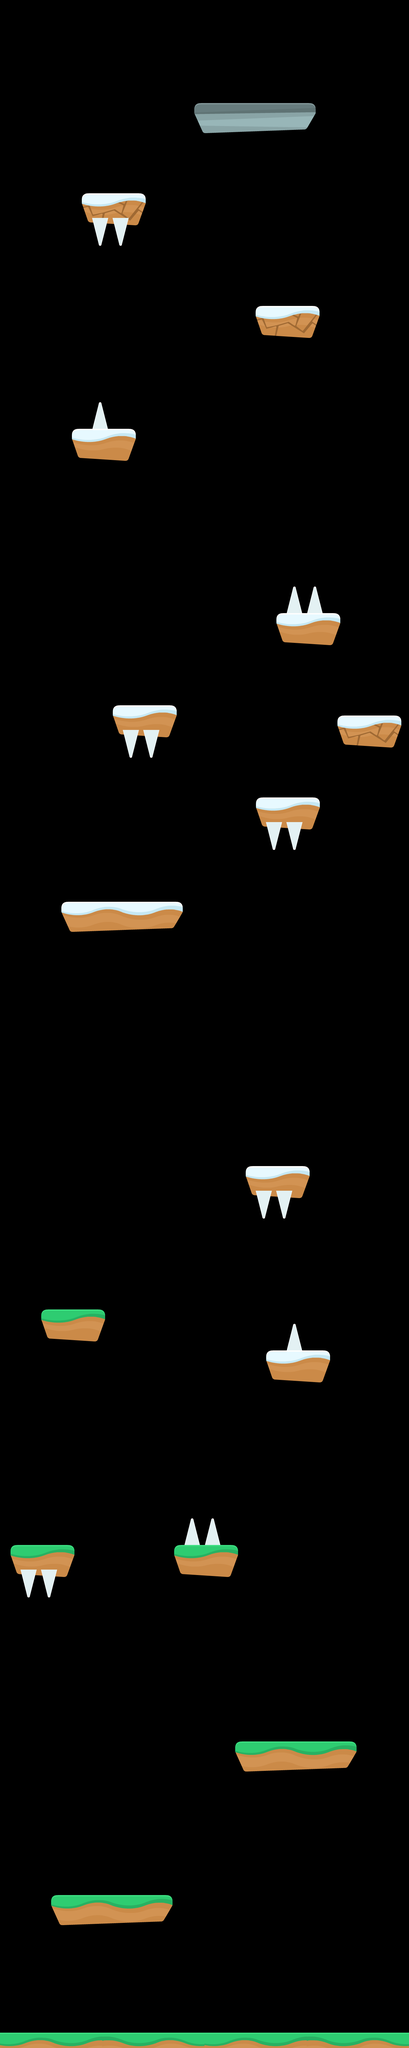

Rendered tile map (Tiled .tmx) drawn with the repository's tilesets; below, a short description and the map source with its tile grids summarised:
An orthogonal 40x200 tile map with 32x32 px tiles, 1 tile layer (Tile Layer 1) and 42 objects (Platform 1, Platform 2, Platform 3, Platform 4, Platform 5, ...).

<map version="1.0" tiledversion="1.1.2" orientation="orthogonal" renderorder="right-down" width="40" height="200" tilewidth="32" tileheight="32" infinite="0" nextobjectid="78">
 <tileset firstgid="1" source="Jumper.tsx" />
 <objectgroup name="Platform Layer">
  <object id="23" name="Platform 1" x="189.5" y="6013.5">
   <polygon points="0,0 -29,-55.5 -29.5,-84 -21,-89.5 343,-88 349.5,-80 350,-61.5 321,-10" />
  </object>
  <object id="11" name="Platform 2" x="767" y="5538.17">
   <polygon points="0,0 -30.5,-59.5 -31.5,-83.5 -13,-96.5 336,-94 349,-81 349,-64 319,-12.5" />
  </object>
  <object id="12" name="Platform 3" x="564.667" y="4916">
   <polygon points="0,0 -20,-56 -19.3333,-78 -8,-89.3333 168.667,-89.3333 182,-72 182,-54 155.333,11.3333" />
  </object>
  <object id="29" name="Platform 4" x="49.5152" y="4919.03">
   <polygon points="0,0 -20,-56 -19.3333,-78 -8,-89.3333 168.667,-89.3333 182,-72 182,-54 155.333,11.3333" />
  </object>
  <object id="46" name="Platform 5" x="852.485" y="4308.67">
   <polygon points="0,0 -20,-56 -19.3333,-78 -8,-89.3333 168.667,-89.3333 182,-72 182,-54 155.333,11.3333" />
  </object>
  <object id="13" name="Platform 6" x="146.485" y="4182.67">
   <polygon points="0,0 -20,-56 -19.3333,-78 -8,-89.3333 168.667,-89.3333 182,-72 182,-54 155.333,11.3333" />
  </object>
  <object id="14" name="Platform 7" x="785.879" y="3731.15">
   <polygon points="0,0 -20,-56 -19.3333,-78 -8,-89.3333 168.667,-89.3333 182,-72 182,-54 155.333,11.3333" />
  </object>
  <object id="15" name="Platform 8" x="221.303" y="2909.44">
   <polygon points="0,0 -30.5,-59.5 -31.5,-83.5 -13,-96.5 336,-94 349,-81 349,-64 319,-12.5" />
  </object>
  <object id="47" name="Platform 9" x="819.818" y="2580.91">
   <polygon points="0,0 -20,-56 -19.3333,-78 -8,-89.3333 168.667,-89.3333 182,-72 182,-54 155.333,11.3333" />
  </object>
  <object id="48" name="Platform 10" x="1071.82" y="2320.91">
   <polygon points="0,0 -20,-56 -19.3333,-78 -8,-89.3333 168.667,-89.3333 182,-72 182,-54 155.333,11.3333" />
  </object>
  <object id="49" name="Platform 11" x="369.818" y="2292.91">
   <polygon points="0,0 -20,-56 -19.3333,-78 -8,-89.3333 168.667,-89.3333 182,-72 182,-54 155.333,11.3333" />
  </object>
  <object id="16" name="Platform 12" x="879.818" y="2006.91">
   <polygon points="0,0 -20,-56 -19.3333,-78 -8,-89.3333 168.667,-89.3333 182,-72 182,-54 155.333,11.3333" />
  </object>
  <object id="17" name="Platform 13" x="243.894" y="1427.62">
   <polygon points="0,0 -20,-56 -19.3333,-78 -8,-89.3333 168.667,-89.3333 182,-72 182,-54 155.333,11.3333" />
  </object>
  <object id="50" name="Platform 14" x="817.894" y="1043.62">
   <polygon points="0,0 -20,-56 -19.3333,-78 -8,-89.3333 168.667,-89.3333 182,-72 182,-54 155.333,11.3333" />
  </object>
  <object id="51" name="Platform 15" x="275.894" y="691.621">
   <polygon points="0,0 -20,-56 -19.3333,-78 -8,-89.3333 168.667,-89.3333 182,-72 182,-54 155.333,11.3333" />
  </object>
  <object id="18" name="Goal" x="637.455" y="417.621">
   <polygon points="0,0 -30.5,-59.5 -28.8333,-79.5 349,-81 349,-64 319,-12.5" />
  </object>
  <object id="19" name="GoalTop" x="607" y="321.5" width="379.5" height="13" />
  <object id="28" name="Ground" x="-1.33333" y="6350.67">
   <polygon points="0,0 1281.33,-2.66667 1281.33,48 0,48" />
  </object>
 </objectgroup>
 <objectgroup name="Collectible Layer">
  <object id="54" name="Bronze Coin 1" x="411" y="5619" width="84" height="85">
   <ellipse />
  </object>
  <object id="55" name="Bronze Coin 2" x="871" y="5115" width="84" height="85">
   <ellipse />
  </object>
  <object id="56" name="Silver Coin 1" x="87" y="4661.67" width="84" height="85">
   <ellipse />
  </object>
  <object id="57" name="Gold Coin 1" x="995" y="4121.67" width="84" height="85">
   <ellipse />
  </object>
  <object id="58" name="Silver coin 2" x="266.152" y="3332.09" width="84" height="85">
   <ellipse />
  </object>
  <object id="59" name="Gold Coin 2" x="401.848" y="2400.52" width="84" height="85">
   <ellipse />
  </object>
  <object id="60" name="Silver Coin 3" x="740.152" y="1818.21" width="84" height="85">
   <ellipse />
  </object>
  <object id="61" name="Silver Coin 4" x="300.758" y="800.03" width="84" height="85">
   <ellipse />
  </object>
 </objectgroup>
 <objectgroup name="Spike Layer">
  <object id="30" name="Spike1" x="64" y="4905.33">
   <polygon points="0,0 50.6667,-0.666667 25.3333,89.3333" />
  </object>
  <object id="31" name="Spike 2" x="128.667" y="4906.67">
   <polygon points="0,0 50.6667,-1.33333 24.6667,88" />
  </object>
  <object id="32" name="Spike 3" x="576" y="4826">
   <polygon points="0,0 24,-84 50,0" />
  </object>
  <object id="33" name="Spike 4" x="639" y="4827">
   <polygon points="0,0 25,-86 51,-1" />
  </object>
  <object id="34" name="Spike 5" x="898" y="4218">
   <polygon points="0,0 50,0 22,-92" />
  </object>
  <object id="35" name="Spike 6" x="800" y="3720">
   <polygon points="0,0 48,-2 24,88" />
  </object>
  <object id="36" name="Spike 7" x="862" y="3726">
   <polygon points="0,0 52,-2 24,84" />
  </object>
  <object id="37" name="Spike 8" x="830" y="2568">
   <polygon points="0,0 54,0 24,94" />
  </object>
  <object id="38" name="Spike 9" x="896" y="2568">
   <polygon points="0,0 50,2 24,92" />
  </object>
  <object id="39" name="Spike 10" x="384" y="2284">
   <polygon points="0,0 48,-2 22,90" />
  </object>
  <object id="40" name="Spike 11" x="448" y="2280">
   <polygon points="0,0 52,0 24,92" />
  </object>
  <object id="41" name="Spike 12" x="892" y="1914">
   <polygon points="0,0 28,-82 54,0" />
  </object>
  <object id="42" name="Spike 13" x="960.667" y="1914">
   <polygon points="0,0 48.6667,1.33333 23.3333,-87.3333" />
  </object>
  <object id="43" name="Spike 14" x="286.667" y="1340">
   <polygon points="0,0 50.6667,1.33333 25.3333,-86.6667" />
  </object>
  <object id="44" name="Spike 15" x="285.333" y="682.667">
   <polygon points="0,0 52,-1.33333 26.6667,89.3333" />
  </object>
  <object id="45" name="Spike 16" x="352" y="682.667">
   <polygon points="0,0 52,-2.66667 24,90.6667" />
  </object>
 </objectgroup>
 <layer name="Tile Layer 1" width="40" height="200">
  <data>[8000 cells, 36 non-empty, 10 distinct tile ids]</data>
 </layer>
</map>
